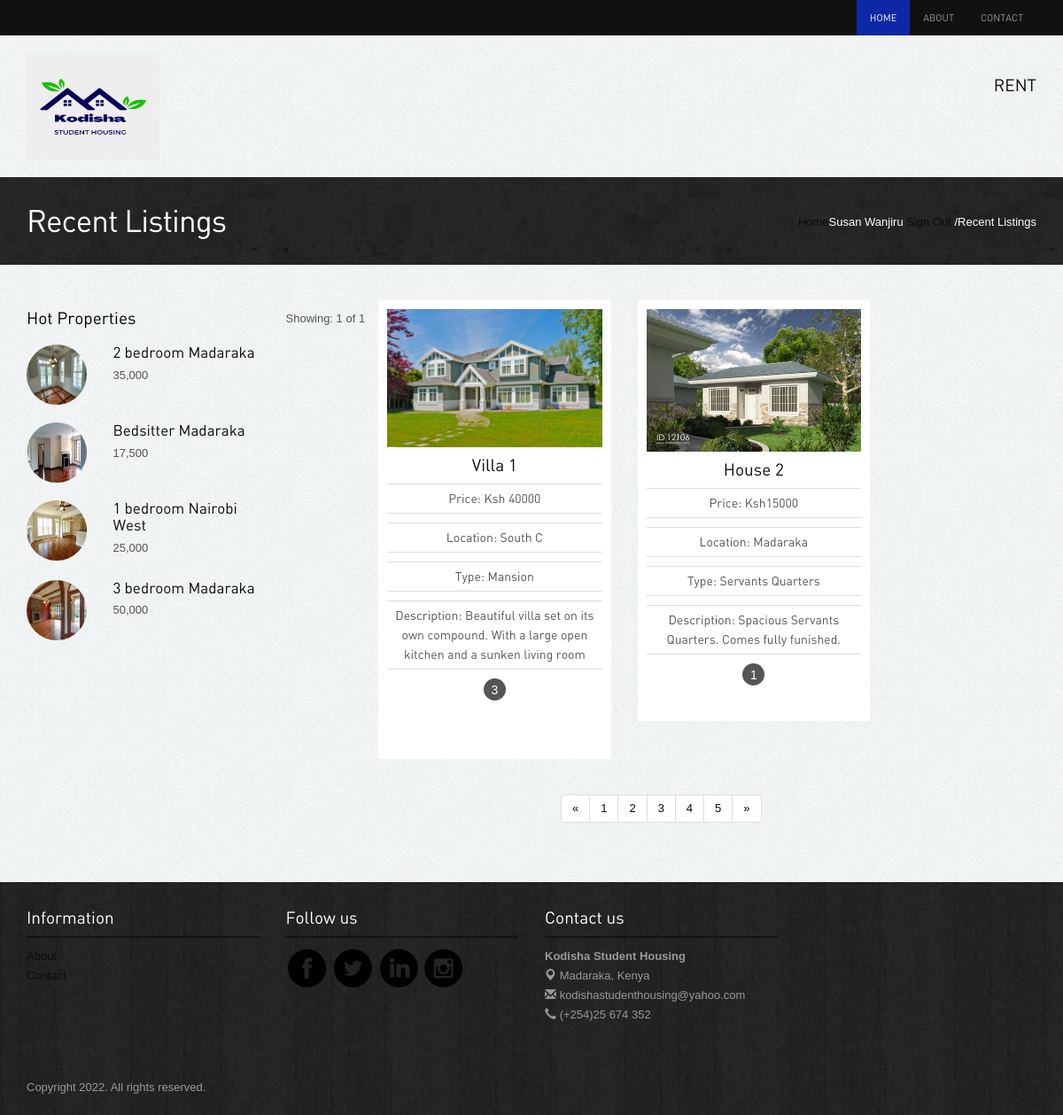
The app's page /display.php (signed in) with its own data.
### tables this page shows
CREATE TABLE `listings` (
  `id` int(11) NOT NULL,
  `clientsid` int(11) NOT NULL,
  `name` varchar(255) NOT NULL,
  `price` varchar(255) NOT NULL,
  `images` varchar(255) NOT NULL,
  `rooms` varchar(255) NOT NULL,
  `size` varchar(255) NOT NULL,
  `type` varchar(255) NOT NULL,
  `location` varchar(255) NOT NULL,
  `description` varchar(255) NOT NULL
);

### display.php (the view, shortened to what this page needs)
<?php
  include"connect.php";
$sql = " SELECT * FROM listings ";
$result = mysqli_query($conn,$sql);
?>
<?php include'header.php';?>
<div class="inside-banner">
  <div class="container">
    <span class="pull-right"><a href="index.php">Home</a><?=$_SESSION ['username'] ?> <a href="logout.php">Sign Out</a> /Recent Listings</span>
    <h2>Recent Listings</h2>
</div>
</div>
<div class="container">
<div class="properties-listing spacer">
<div class="row">
<div class="col-lg-3 col-sm-4 ">
<div class="hot-properties hidden-xs">
<h4>Hot Properties</h4>
<div class="row">
                <div class="col-lg-4 col-sm-5"><img src="images/properties/5a.jpg" class="img-responsive img-circle" alt="properties"></div>
                <div class="col-lg-8 col-sm-7">
                  <h5><a href="property-detail.php">2 bedroom Madaraka</a></h5>
                  <p class="price">35,000</p> </div>
              </div>
<div class="row">
                <div class="col-lg-4 col-sm-5"><img src="images/properties/6.jpg" class="img-responsive img-circle" alt="properties"></div>
                <div class="col-lg-8 col-sm-7">
                  <h5><a href="property-detail.php">Bedsitter Madaraka</a></h5>
                  <p class="price">17,500</p> </div>
              </div>
<div class="row">
                <div class="col-lg-4 col-sm-5"><img src="images/properties/7.jpg" class="img-responsive img-circle" alt="properties"></div>
                <div class="col-lg-8 col-sm-7">
                  <h5><a href="property-detail.php">1 bedroom Nairobi West</a></h5>
                  <p class="price">25,000</p> </div>
                  </div>
<div class="row">
                <div class="col-lg-4 col-sm-5"><img src="images/properties/8.jpg" class="img-responsive img-circle" alt="properties"></div>
                <div class="col-lg-8 col-sm-7">
                  <h5><a href="property-detail.php">3 bedroom Madaraka</a></h5>
                  <p class="price">50,000</p> </div>
              </div>
</div>
</div>
<div class="col-lg-9 col-sm-8">
<div class="sortby clearfix">
<div class="pull-left result">Showing: 1 of 1 </div>
<div class="row">
<?php
        while($rows=$result->fetch_assoc())
        {
      ?>
      <div class="col-lg-4 col-sm-6">
      <div class="properties">
        <div class="image-holder" height="5000" width="1000"><img src="<?php echo $rows['images'];?>" height="644" width="1000" class="img-responsive" alt="properties">
        </div>
        <h4><a href="property-detail.php"><?php echo $rows['name'];?></a></h4>
        <p class="price">Price: <?php echo $rows['price'];?></p>
        <p class="price">Location: <?php echo $rows['location'];?></p>
        <p class="price">Type: <?php echo $rows['type'];?></p>
        <p class="price">Description: <?php echo $rows['description'];?></p>
        <div class="listing-detail"><span data-toggle="tooltip" data-placement="bottom" data-original-title="Bed Room"><?php echo $rows['rooms'];?></span>  </div>
      </div>
      </div>
      <?php
        }
      ?>
</div>
      <div class="center">
<ul class="pagination">
          <li><a href="#">«</a></li>
          <li><a href="#">1</a></li>
          <li><a href="#">2</a></li>
          <li><a href="#">3</a></li>
          <li><a href="#">4</a></li>
          <li><a href="#">5</a></li>
          <li><a href="#">»</a></li>
        </ul>
</div>
</div>
</div>
</div>
</div>
</div>
<?php include'footer.php';?>

### assets/style.css (style rules this page uses)
body { color:#555; font:normal 13px/22px Arial; background:url(../images/bgmain.png) #eee; }
h1,h2,h3,h4,h5 { font-weight:normal; font-family: din;margin: 0;padding: 0;color: #000 }
h2 { font-size: 35px; letter-spacing: -1px;margin-bottom: 20px; }
h4 { margin: 10px 0; font-size: 19px; }
h5 { margin: 0 0 5px 0; font-size: 17px; }
p { margin-bottom: 30px; }
a { color:#0b0b0b; text-decoration:none;outline: none; }
.spacer { margin-top: 40px;margin-bottom:40px; }
.center { text-align: center; }
.properties-listing div.properties { padding: 10px; background-color: #fff;text-align: center; margin-bottom: 20px; }
.properties-listing div.properties .image-holder { position: relative; }
.properties-listing div.properties p { margin-bottom: 10px; font-size: 14px;border-top: 1px solid #ddd;border-bottom: 1px solid #ddd;padding: 5px 0;font-family: din; }
.listing-detail { margin-bottom: 30px; }
.listing-detail span { color: #fff; width: 25px; height: 25px; background-color: #555;display: inline-block;border-radius:25px; text-align: center;line-height: 26px; font-size: 14px;cursor: crosshair; }
.inside-banner { background:url(../images/bginside.jpg) #222;color: #fff; padding: 30px 0; }
.inside-banner h2 { margin: 0; color: #fff; }
.inside-banner span { margin-top: 10px; }
.hot-properties { margin-bottom: 50px; }
.hot-properties img { width: 68px; height: 68px; }
.hot-properties h4 { margin-bottom: 20px; }
.hot-properties .row { margin-bottom: 20px; }
.hot-properties .row p { margin-bottom: 5px; }
.sortby .result { margin-top: 10px; }

### records on screen
listings: images (picture), name "Villa 1", price "Ksh 40000", location "South C", type "Mansion", description "Beautiful villa set on its own compound. With a large open kitchen and a sunken living room", rooms "3 Bedrooms"
listings: images (picture), name "House 2", price "Ksh15000", location "Madaraka", type "Servants Quarters", description "Spacious Servants Quarters. Comes fully funished.", rooms "1"

### other values on screen
$_SESSION ['username'] "Susan Wanjiru"
